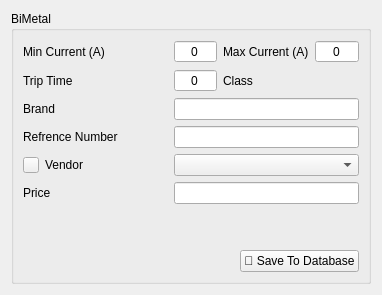
      <widget class="QWidget" name="bimetal">
       <layout class="QGridLayout" name="gridLayout_14">
        <item row="0" column="0">
         <widget class="QGroupBox" name="groupBox_6">
          <property name="minimumSize">
           <size>
            <width>360</width>
            <height>0</height>
           </size>
          </property>
          <property name="title">
           <string>BiMetal</string>
          </property>
          <layout class="QGridLayout" name="gridLayout_12">
           <item row="1" column="3">
            <widget class="QSpinBox" name="spinBox_15">
             <property name="maximumSize">
              <size>
               <width>100</width>
               <height>16777215</height>
              </size>
             </property>
             <property name="alignment">
              <set>Qt::AlignCenter</set>
             </property>
             <property name="buttonSymbols">
              <enum>QAbstractSpinBox::NoButtons</enum>
             </property>
             <property name="maximum">
              <number>999</number>
             </property>
            </widget>
           </item>
           <item row="3" column="3" colspan="3">
            <widget class="QLineEdit" name="lineEdit_18">
             <property name="alignment">
              <set>Qt::AlignCenter</set>
             </property>
            </widget>
           </item>
           <item row="2" column="3">
            <widget class="QSpinBox" name="spinBox_16">
             <property name="maximumSize">
              <size>
               <width>100</width>
               <height>16777215</height>
              </size>
             </property>
             <property name="alignment">
              <set>Qt::AlignCenter</set>
             </property>
             <property name="buttonSymbols">
              <enum>QAbstractSpinBox::NoButtons</enum>
             </property>
             <property name="maximum">
              <number>999</number>
             </property>
            </widget>
           </item>
           <item row="5" column="3" colspan="3">
            <widget class="QComboBox" name="comboBox_9"/>
           </item>
           <item row="4" column="3" colspan="3">
            <widget class="QLineEdit" name="lineEdit_19">
             <property name="minimumSize">
              <size>
               <width>150</width>
               <height>0</height>
              </size>
             </property>
            </widget>
           </item>
           <item row="2" column="0" colspan="2">
            <widget class="QLabel" name="label_43">
             <property name="text">
              <string>Trip Time</string>
             </property>
            </widget>
           </item>
           <item row="1" column="4">
            <widget class="QLabel" name="label_42">
             <property name="text">
              <string>Max Current (A)</string>
             </property>
            </widget>
           </item>
           <item row="4" column="0" colspan="2">
            <widget class="QLabel" name="label_45">
             <property name="text">
              <string>Refrence Number</string>
             </property>
            </widget>
           </item>
           <item row="1" column="5">
            <widget class="QSpinBox" name="spinBox_13">
             <property name="maximumSize">
              <size>
               <width>100</width>
               <height>16777215</height>
              </size>
             </property>
             <property name="alignment">
              <set>Qt::AlignCenter</set>
             </property>
             <property name="buttonSymbols">
              <enum>QAbstractSpinBox::NoButtons</enum>
             </property>
             <property name="maximum">
              <number>999</number>
             </property>
            </widget>
           </item>
           <item row="5" column="1">
            <widget class="QLabel" name="label_44">
             <property name="text">
              <string>Vendor</string>
             </property>
            </widget>
           </item>
           <item row="3" column="0" colspan="2">
            <widget class="QLabel" name="label_46">
             <property name="text">
              <string>Brand</string>
             </property>
            </widget>
           </item>
           <item row="1" column="0" colspan="2">
            <widget class="QLabel" name="label_47">
             <property name="text">
              <string>Min Current (A)</string>
             </property>
            </widget>
           </item>
           <item row="5" column="0">
            <widget class="QPushButton" name="add_vendor_btn3">
             <property name="maximumSize">
              <size>
               <width>16</width>
               <height>16</height>
              </size>
             </property>
             <property name="text">
              <string/>
             </property>
             <property name="icon">
              <iconset>
               <normaloff>../assets/plus.png</normaloff>../assets/plus.png</iconset>
             </property>
            </widget>
           </item>
           <item row="7" column="0" colspan="2">
            <widget class="QLabel" name="label_49">
             <property name="text">
              <string>Price</string>
             </property>
            </widget>
           </item>
           <item row="9" column="0" colspan="6" alignment="Qt::AlignRight">
            <widget class="QPushButton" name="pushButton_13">
             <property name="maximumSize">
              <size>
               <width>150</width>
               <height>16777215</height>
              </size>
             </property>
             <property name="text">
              <string>💾 Save To Database</string>
             </property>
            </widget>
           </item>
           <item row="8" column="5">
            <spacer name="verticalSpacer_6">
             <property name="orientation">
              <enum>Qt::Vertical</enum>
             </property>
             <property name="sizeHint" stdset="0">
              <size>
               <width>20</width>
               <height>40</height>
              </size>
             </property>
            </spacer>
           </item>
           <item row="7" column="3" colspan="3">
            <widget class="QLineEdit" name="lineEdit_20">
             <property name="alignment">
              <set>Qt::AlignCenter</set>
             </property>
            </widget>
           </item>
           <item row="2" column="4">
            <widget class="QLabel" name="label_48">
             <property name="text">
              <string>Class</string>
             </property>
            </widget>
           </item>
          </layout>
         </widget>
        </item>
       </layout>
      </widget>
